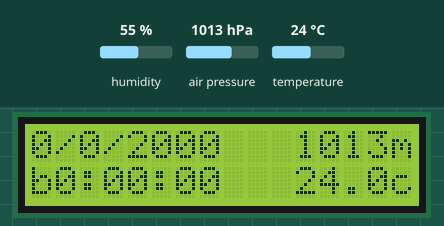
Recording of a program running on a simulated Raspberry Pi Pico running MicroPython. On the bench: 16×2 character LCD. The inputs (shaded band) are chosen by the test bench; at power-on: air pressure 1013 hPa, temperature 24 °C, humidity 55 %. The clock reads 2024-03-15 10:24:30 at power-on unless the program sets it; library files of the repository ran but are not shown: ds1302.py; what the program prints to the serial console is not drawn.

Above: at 3.2 s.
3.3 s: air pressure set to 952 hPa
At 4.6 s:
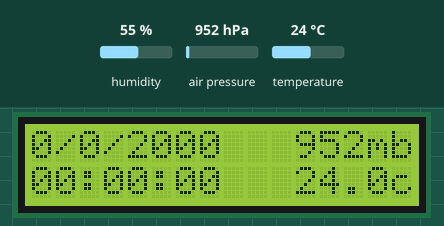
5.0 s: air pressure set to 1000 hPa
At 7.16 s:
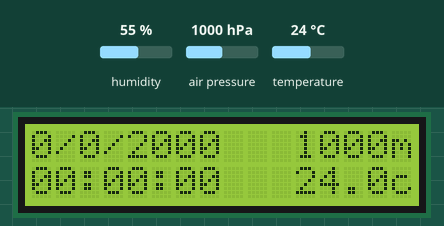
8.2 s: temperature set to 12 °C
At 9.6 s:
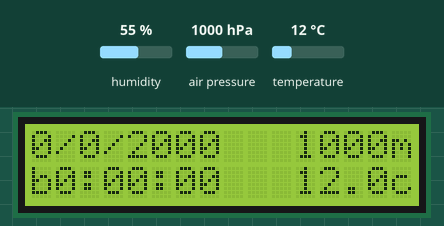
9.7 s: temperature set to 19 °C
At 11.6 s:
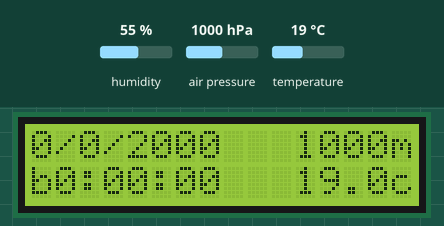
Timing chart, 0 to 13.1 s (numbered marks = the images above; inputs shaded):
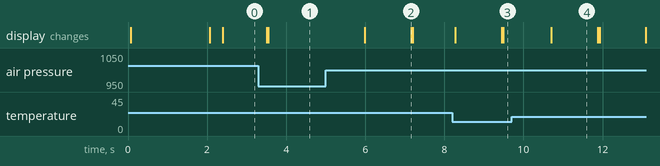

The program:

clocktest.py
```python
import utime
import machine
from machine import I2C
from lcd_api import LcdApi
from pico_i2c_lcd import I2cLcd
import ds1302
from bme280 import *


I2C_ADDR     = 0x27
I2C_NUM_ROWS = 2
I2C_NUM_COLS = 16
sda=machine.Pin(0)
scl=machine.Pin(1)
clk_pin=18
data_pin=17
ce_pin=16
ds = ds1302.DS1302(clk_pin,data_pin,ce_pin)

#clk_pin=14, data_pin=12, ce_pin=13):

def test_main():
    #Test function for verifying basic functionality
    print("Running test_main")
    i2c = I2C(0, sda=sda, scl=scl, freq=400000)
    bme280 = BME280(i2c=i2c)
    lcd = I2cLcd(i2c, I2C_ADDR, I2C_NUM_ROWS, I2C_NUM_COLS)
    time=utime.localtime()
    print(time)
    lcd.putstr("Hello World!")
    utime.sleep(2)
    lcd.clear()
    count = 0
    #write_datetime(self, year, month, day, hour, minute, second, weekday = 1 ):
    while True:
        time = utime.localtime()
        time = ds.read_datetime()
        year=str(ds.read_datetime()[0])
        month=str(ds.read_datetime()[1])
        day=str(ds.read_datetime()[2])
        width=2
        HH='{:0>{w}}'.format(str(ds.read_datetime()[3]),w=width)
        MM='{:0>{w}}'.format(str(ds.read_datetime()[4]),w=width)
        SS='{:0>{w}}'.format(str(ds.read_datetime()[5]),w=width)

        the_date="{day}/{month}/{year}".format(year=str(time[0]),month=str(time[1]),day=str(time[2]))
        #the_time="{HH}".format(HH=str(time[3]))
        the_time = HH + ":" + MM + ":" + SS
        #lcd.clear()
        lcd.move_to(0,0)
        lcd.putstr(the_date)
        lcd.move_to(0,1)
        lcd.putstr(the_time)

        #lcd.putstr("Hi")
        #print("{}/{}/{} {}:{}".format(year, month, day, HH, MM))
        #time = utime.localtime()


        #lcd.putstr("{year}/{month}/{day} {HH}:{MM}:{SS}".format(
        #    year=str(time[0]), month=str(time[1]), day=str(time[2]),
        #    HH=str(time[3]), MM=str(time[4]), SS=str(time[5])))
        #lcd.putstr(str(ds.read_datetime()))
        #lcd.blink_cursor_off()
        c_wi=2
        t, p, h = bme280.read_compensated_data()
        t = t / 100
        t = '{:.1f}'.format(t)


        lcd.move_to(11,1)
        temp = t + "c"
        lcd.putstr(temp)

        lcd.move_to(11,0)
        pressure="{:.0f}".format(bme280.read_compensated_data()[1] / 256 / 100) + "mb"
        lcd.putstr(pressure)
        utime.sleep(0.9)

#if __name__ == "__main__":
test_main()
```

Measured:
- after the input at 3.3 s, the display: first differs from a run without the input after 0.25 s (image 1)
- after the input at 5.0 s, the display: first changes after 0.99 s (image 2 shows a later state)
- after the input at 8.2 s, the display: first changes after 0.07 s (image 3 shows a later state)
- after the input at 9.7 s, the display: first changes after 1.0 s (image 4 shows a later state)
- what the display in image 4 shows lasts 1.2 s, from 10.7 s to 11.9 s
